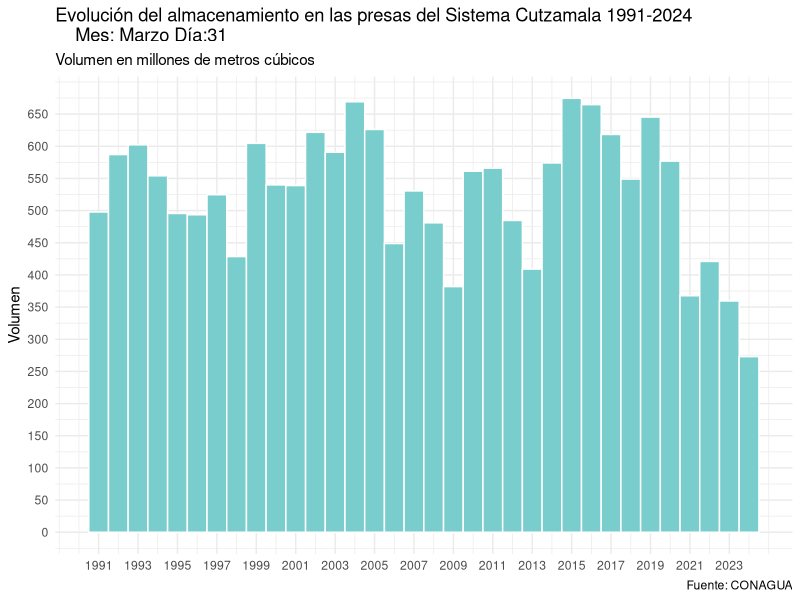

R code for this plot:
library(tidyverse)


base <- readxl::read_xlsx("cutzamala.xlsx")

 base %>%
  ggplot(mapping = aes(x =year, y = almacen))+
  geom_col(col = "white", width = 1, show.legend = F,fill="#79CDCD")+
      labs(
    title = "Evolución del almacenamiento en las presas del Sistema Cutzamala 1991-2024
    Mes: Marzo Día:31",
    subtitle = "Volumen en millones de metros cúbicos",
    x = NULL,
    y = "Volumen",
    caption = "Fuente: CONAGUA") +
   scale_x_continuous(breaks= c(seq(1991,2024,2)))+
   scale_y_continuous(breaks = c(seq(0,max(base$almacen),50)))+
  theme_minimal() 

